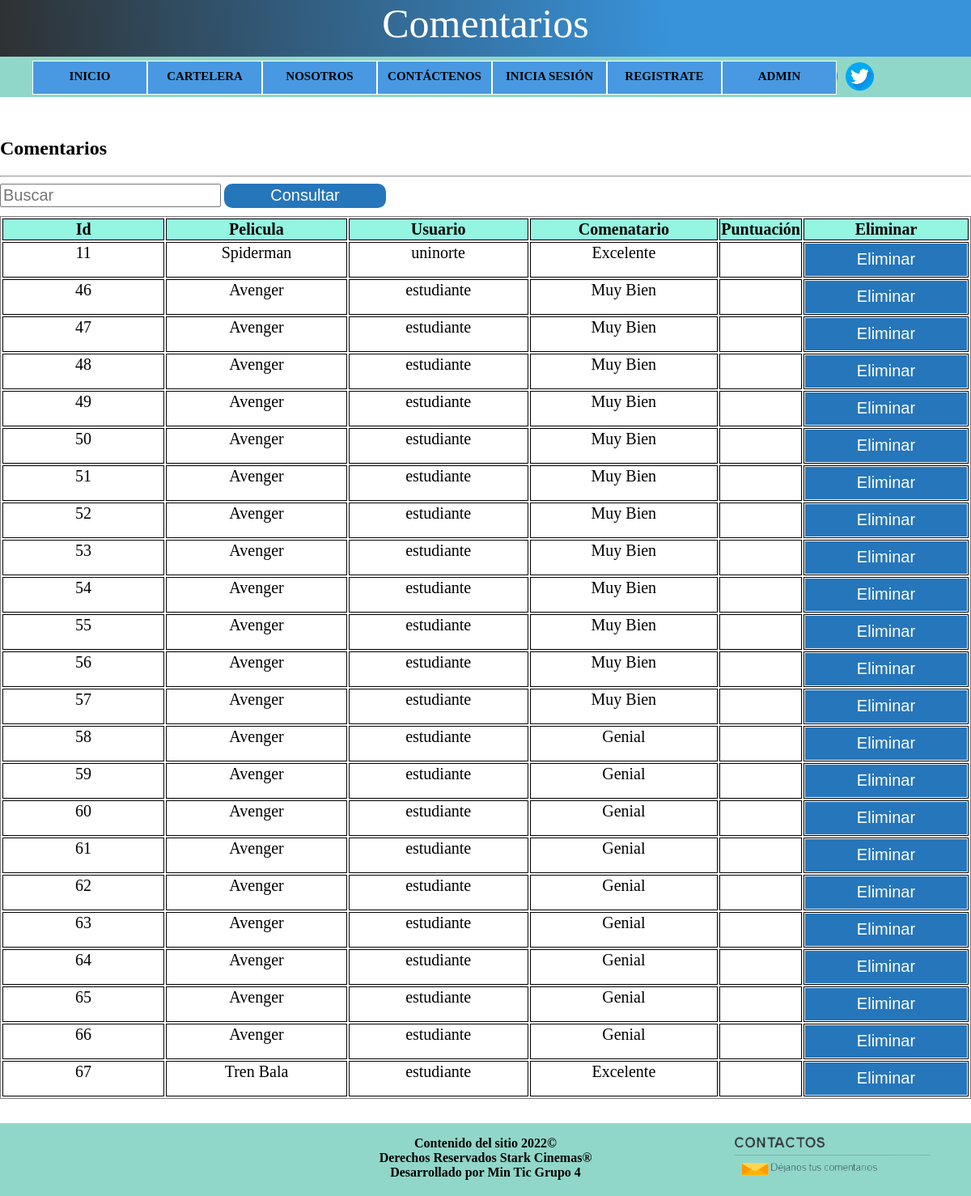
/crudComentarios, run on the app's committed database.
### tables this page shows
CREATE TABLE comentarios (id INTEGER PRIMARY KEY AUTOINCREMENT, pelicula VARCHAR (100), usuario VARCHAR (100), comentario VARCHAR (100), puntuacion INT (10));

### app/app.py (the view)
@app.route('/crudComentarios', methods=('GET','POST'))
def crudComentarios():
   if request.method == 'POST' and 'texto' in request.form:
      strsql = "SELECT* FROM comentarios WHERE id LIKE '%" + request.form['texto'] + "%' OR usuario LIKE '%" + request.form['texto'] + "%'"
   else:
     strsql = "SELECT* FROM comentarios"
   con = conexion()
   cursorObj = con.cursor()
   cursorObj.execute(strsql)
   usuarios= [dict(id=row[0],pelicula=row[1],nombre_usuario=row[2],comentario=row[3],punctuation=row[4]) for row in cursorObj.fetchall()]
   con.close()
   if 'comentario_editar_eliminar' in request.form:
     return render_template('comentarios_editar_eliminar.html',usuarios=usuarios)
   return render_template('crud_comentarios.html', usuarios=usuarios)

### app/db.py (called while the page is built)
def conexion():
 try:
    con = sqlite3.connect('datosPeliculas.db')
    return con
 except Error:
   print(Error)

### app/templates/crud_comentarios.html (shortened to what this page needs)
<!DOCTYPE html>
<html lang="en">
<head>
    <link rel="stylesheet" type="text/css" href="../static/estilos.css"></link>
</head>
<body>
    <header>
        <div class="titulo">Comentarios </div>
        <nav id="barra_menu">
            <ul>
              <li><a href="/">INICIO</a></li>
              <li><a href="/consultar">CARTELERA</a></li>
              <li><a href="/nosotros">NOSOTROS</a></li>
              <li><a href="/contactos">CONTÁCTENOS</a></li>
              <li><a href="/sesion">INICIA SESIÓN</a></li>
              <li><a href="/registrar">REGISTRATE</a></li>
              <li><a href="/panel_admin">ADMIN</a></li>
            </ul>
         </nav>
         <div class="redes">
           <a href="https://twitter.com/" target="_blank"> <img id="twitter" src="../static/img/twitter.png"></a>
        </div>
    </header>
    <div class="contenidoBody">
        <h2>Comentarios</h2>
        <hr>
        <form action="" method='post' novalidate>
            <input type="text" id="texto" name="texto" placeholder="Buscar">
           <input type="submit" id="consultar" name="consultar" value="Consultar">
            <table class="tabla">
                <thead>
                  <tr>
                    <th scope="col">Id</th>
                    <th scope="col">Pelicula</th>
                    <th scope="col">Usuario</th>
                    <th scope="col">Comenatario</th>
                    <th scope="col">Puntuación</th>
                    <th scope="col">Eliminar</th>
                  </tr>
                </thead>
                {%- for usuario in usuarios %}
                <tbody>
                  <tr>
                    <td>{{usuario.id}}</td>
                    <td>{{usuario.pelicula}}</td>
                    <td>{{usuario.nombre_usuario}}</td>
                    <td>{{usuario.comentario}}</td>
                    <td>{{usuario.puntuacion}}</td>
                    <td><button class="boton"><a href="{{url_for('comentarios_editar_eliminar',id=usuario.id)}}" name="comentario_editar_eliminar">Eliminar</a></button></td>
                  </tr>
                </tbody>
                {%- endfor %}
              </table>
            </form>
    </div>
    <footer>
        <p class="contenido_piePagina">Contenido del sitio 2022© <br>
          Derechos Reservados Stark Cinemas® <br>
          Desarrollado por Min Tic Grupo 4<br>
          <a href="/contactos"> <img class="imagen_contactos" src="../static/img/contactos.png"></a>
        </p>
    </footer>
</body>
</html>

### app/static/estilos.css (style rules this page uses)
html { min-height: 100%; position: relative; }
body { margin: 0; }
a { cursor: pointer; }
.contenidoBody { margin: 0px auto; margin-top: 150px; margin-bottom: 40px; width: 1200px; height: 500px; display: table; justify-content: center; margin-bottom: 120px; }
header { margin-top: -150px; padding-left: 0px; font-size: 0; background: #90D7C9; position: fixed; width: 100%; height: 120px; z-index:1; }
.titulo { padding-left: 0px; background: rgb(46,49,50); background: linear-gradient(85deg, rgba(46,49,50,1) 0%, rgba(56,147,219,1) 69%); position: fixed; width: 100%; height: 70px; z-index:2; font-size: 50px; color: white; text-align: center; }
nav { margin-top: 70px; }
nav a { text-decoration:none; color:inherit; font-size:15px; font-weight: bold; }
nav li { margin-top: 5px; margin-bottom: 5px; display:inline-block; width:120px; height:20px; padding:10px 10px; background-color:#4899E1 ; border:1px solid white; text-align:center; color:black; position:relative; }
.redes { margin-top: -45px; margin-right: 120px; float: right; }
#twitter { width: 35px; margin-left: 10px; }
a { color: white; text-decoration: none; }
.tabla { border: 1px solid gray; margin-top: 10px; font-size: 20px; width: 100%; }
th { background-color: rgb(148, 245, 224); }
th, td { width: 25%; text-align: center; vertical-align: top; border: 1px solid #000; border-spacing: 0; }
#texto { font-size: 20px; }
#consultar { width: 200px; height: 30px; font-size: 20px; color: white; border: none; border-radius: 10px; background: #2676bb; padding: 0px; cursor: pointer; }
.boton { width: 200px; height: 40px; font-size: 20px; background: #2676bb; padding: 0px; border: none; }
footer { background-color: #90D7C9; position: absolute; bottom: 0; width: 100%; height: 90px; color: black; font-weight: bold; }
.imagen_contactos { width: 250px; float: right; margin-top: -60px; margin-right: 50px; }
.contenido_piePagina { text-align: center; }

### data on the page
comentarios: id "11", pelicula "Spiderman", nombre_usuario "uninorte", comentario "Excelente"
comentarios: id "46", pelicula "Avenger", nombre_usuario "estudiante", comentario "Muy Bien"
comentarios: id "47", pelicula "Avenger", nombre_usuario "estudiante", comentario "Muy Bien"
comentarios: id "48", pelicula "Avenger", nombre_usuario "estudiante", comentario "Muy Bien"
comentarios: id "49", pelicula "Avenger", nombre_usuario "estudiante", comentario "Muy Bien"
comentarios: id "50", pelicula "Avenger", nombre_usuario "estudiante", comentario "Muy Bien"
comentarios: id "51", pelicula "Avenger", nombre_usuario "estudiante", comentario "Muy Bien"
comentarios: id "52", pelicula "Avenger", nombre_usuario "estudiante", comentario "Muy Bien"
comentarios: id "53", pelicula "Avenger", nombre_usuario "estudiante", comentario "Muy Bien"
comentarios: id "54", pelicula "Avenger", nombre_usuario "estudiante", comentario "Muy Bien"
comentarios: id "55", pelicula "Avenger", nombre_usuario "estudiante", comentario "Muy Bien"
comentarios: id "56", pelicula "Avenger", nombre_usuario "estudiante", comentario "Muy Bien"
comentarios: id "57", pelicula "Avenger", nombre_usuario "estudiante", comentario "Muy Bien"
comentarios: id "58", pelicula "Avenger", nombre_usuario "estudiante", comentario "Genial"
comentarios: id "59", pelicula "Avenger", nombre_usuario "estudiante", comentario "Genial"
comentarios: id "60", pelicula "Avenger", nombre_usuario "estudiante", comentario "Genial"
comentarios: id "61", pelicula "Avenger", nombre_usuario "estudiante", comentario "Genial"
comentarios: id "62", pelicula "Avenger", nombre_usuario "estudiante", comentario "Genial"
comentarios: id "63", pelicula "Avenger", nombre_usuario "estudiante", comentario "Genial"
comentarios: id "64", pelicula "Avenger", nombre_usuario "estudiante", comentario "Genial"
comentarios: id "65", pelicula "Avenger", nombre_usuario "estudiante", comentario "Genial"
comentarios: id "66", pelicula "Avenger", nombre_usuario "estudiante", comentario "Genial"
comentarios: id "67", pelicula "Tren Bala", nombre_usuario "estudiante", comentario "Excelente"
